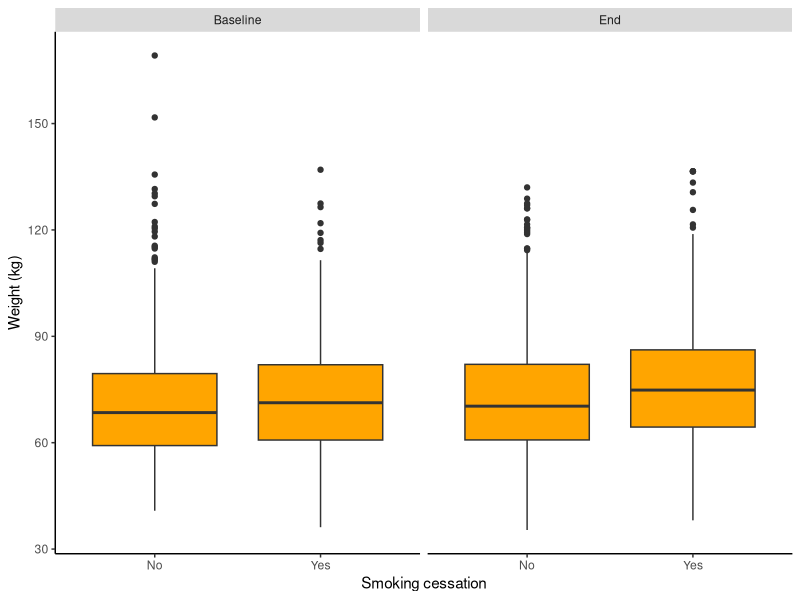
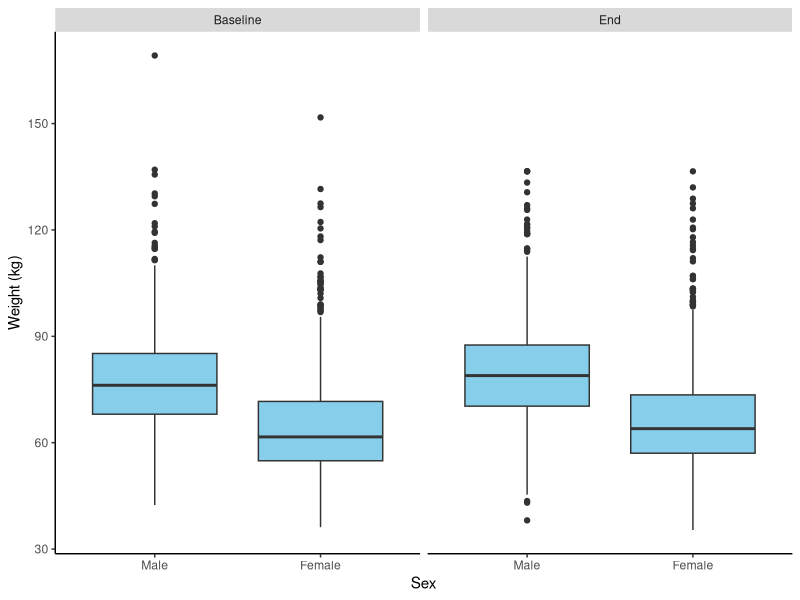
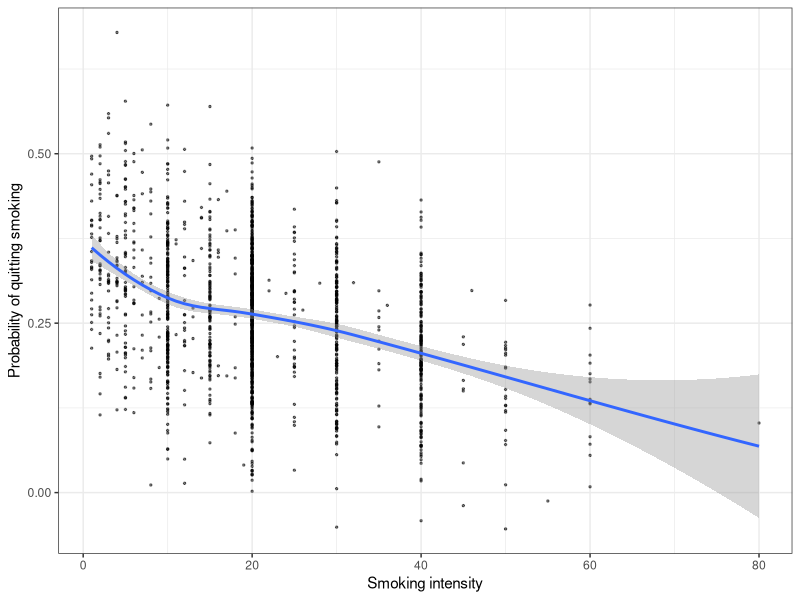
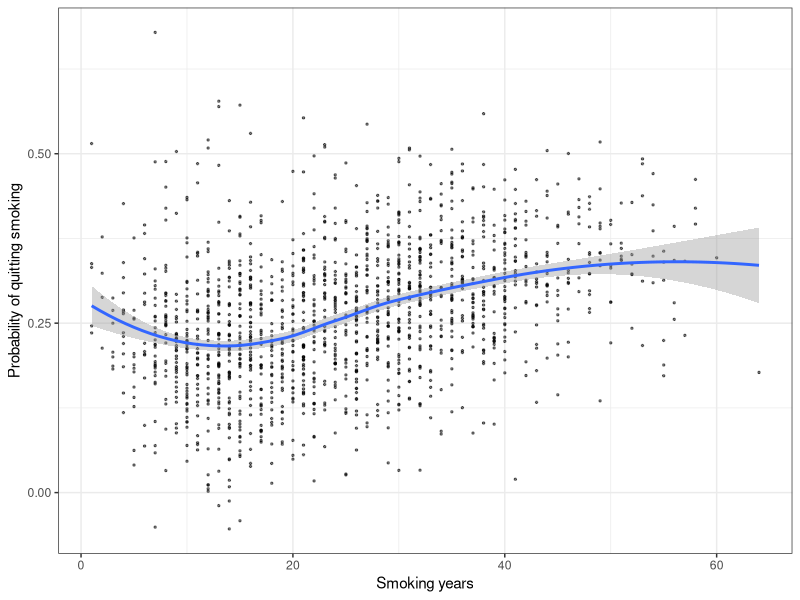

Generate these figures, in order, with R:
## ---- chunk 1
knitr::opts_chunk$set(echo = TRUE)
## ---- chunk 2
library(ggplot2)
## ---- chunk 3
smk_raw <- read.csv('smoking_cessation.csv')
## ---- chunk 4
plot1_data <- smk_raw[, c('seqn', 'wt_bl', 'wt_end', 'qsmk')]
plot1_data$qsmk <- factor(plot1_data$qsmk, levels = c(0, 1), labels = c('No', 'Yes'))
plot1_data <- reshape(plot1_data, direction = 'long', idvar = 'seqn', 
                      varying = c(2, 3), sep='_')
plot1_data$time <- factor(plot1_data$time, levels = c('bl', 'end'), 
                          labels = c('Baseline', 'End'))

ggplot(plot1_data, aes(y = wt, x = qsmk)) + geom_boxplot(fill = 'orange') + theme(panel.grid.major = element_blank(), panel.grid.minor = element_blank(),
        panel.background = element_blank(), axis.line = element_line(colour = "black")) + xlab('Smoking cessation') + ylab('Weight (kg)') + facet_grid(. ~ time)

## ---- chunk 5
plot2_data <- smk_raw[, c('seqn', 'wt_bl', 'wt_end', 'sex')]
plot2_data$sex <- factor(plot2_data$sex, levels = c(0, 1), labels = c('Male', 'Female'))
plot2_data <- reshape(plot2_data, direction = 'long', idvar = 'seqn', 
                      varying = c(2, 3), sep='_')
plot2_data$time <- factor(plot2_data$time, levels = c('bl', 'end'), 
                          labels = c('Baseline', 'End'))
ggplot(plot2_data, aes(y = wt, x = sex)) + geom_boxplot(fill = 'skyblue') + theme(panel.grid.major = element_blank(), panel.grid.minor = element_blank(),
        panel.background = element_blank(), axis.line = element_line(colour = "black")) + xlab('Sex') + ylab('Weight (kg)') + facet_grid(. ~ time)
## ---- chunk 6
lg_model <- glm(qsmk ~ sex + age + race + marital + education + wt_bl + smokeintensity + smokeyrs + alcoholfreq, data = smk_raw)
summary(lg_model)
plot3_data <- smk_raw[, c('smokeintensity', 'smokeyrs')]
plot3_data$prob <- lg_model$fitted.values

ggplot(plot3_data, aes(x = smokeintensity, y = prob)) + geom_point(size = 0.5, alpha = 0.5) +
  geom_smooth(method = "loess") + xlab('Smoking intensity') + ylab('Probability of quitting smoking') + theme_bw()
ggplot(plot3_data, aes(x = smokeyrs, y = prob)) + geom_point(size = 0.5, alpha = 0.5) +
  geom_smooth(method = "loess") + xlab('Smoking years') + ylab('Probability of quitting smoking') + theme_bw()
## ---- chunk 7
lm_model <- lm(wt_chg ~ qsmk + sex + age + race + marital + education + wt_bl + smokeintensity + smokeyrs + alcoholfreq, data = smk_raw)
summary(lm_model)
